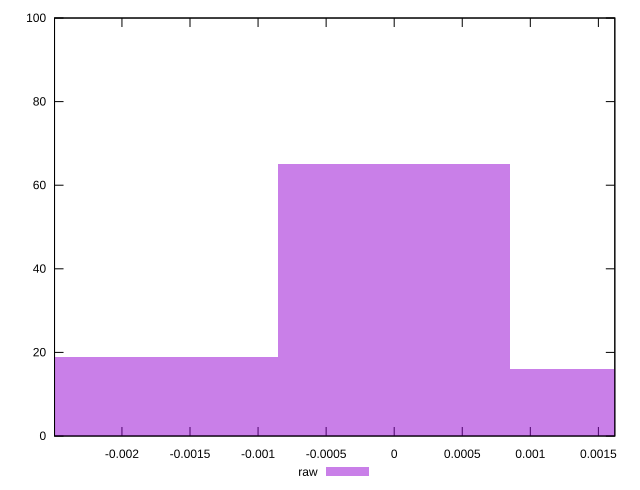

Write the gnuplot code that produced this figure.
reset

$raw <<EOF
0 65
-0.001704061968823225 19
0.001704061968823225 16
EOF

set key outside below
set boxwidth 0.001704061968823225
set xrange [-0.0024952023189295904:0.0016207967303063287]
set yrange [0:100]
set trange [0:100]
set style fill transparent solid 0.5 noborder
set terminal svg size 640, 490 enhanced background rgb 'white'
set output "report_00009_2021-02-08T22-37-41.559Z/meta/pScore-difference/samples/pages+cached+noadtech+nomedia+nocss/raw/histogram.svg"

plot $raw title "raw" with boxes

reset
